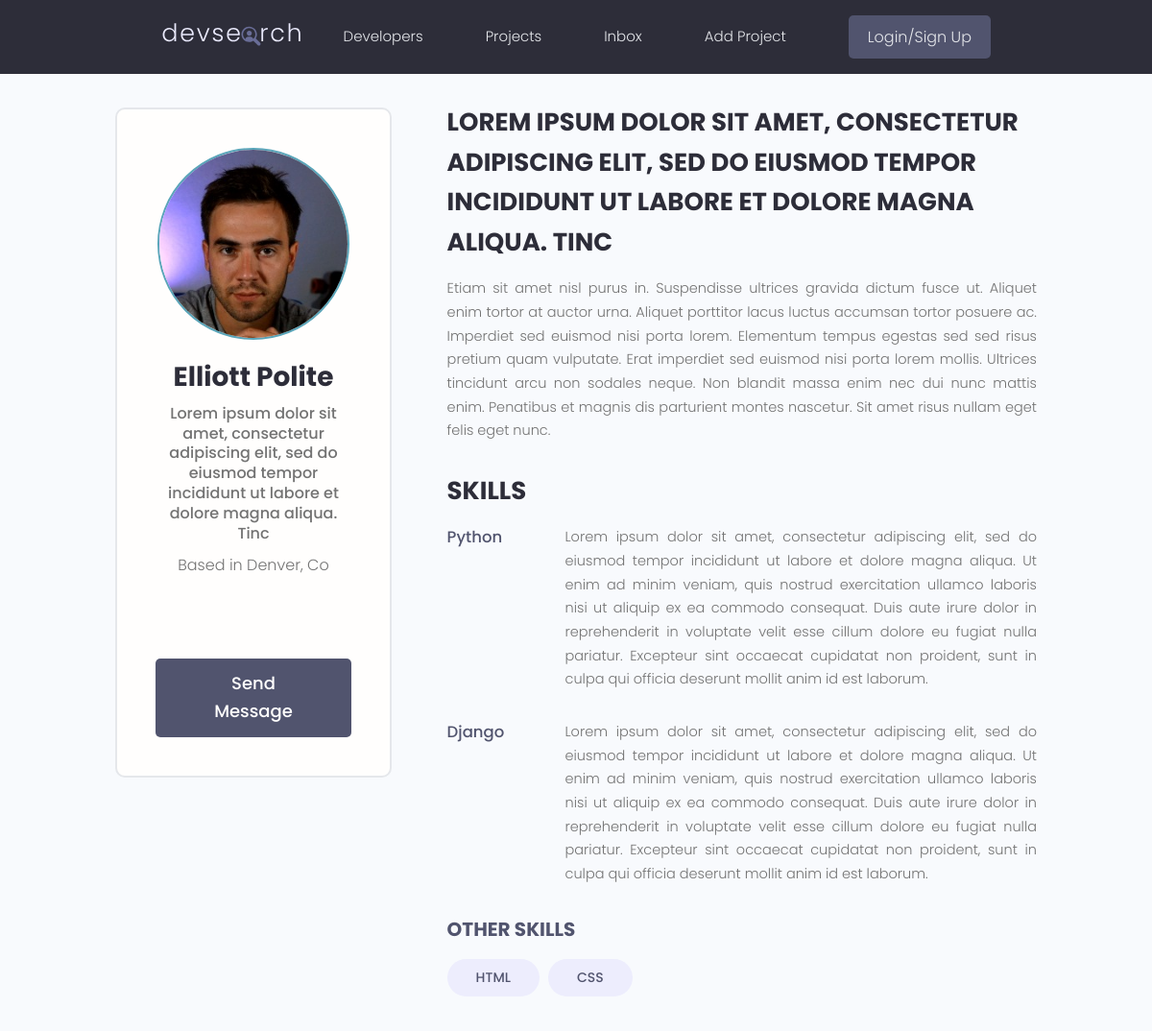
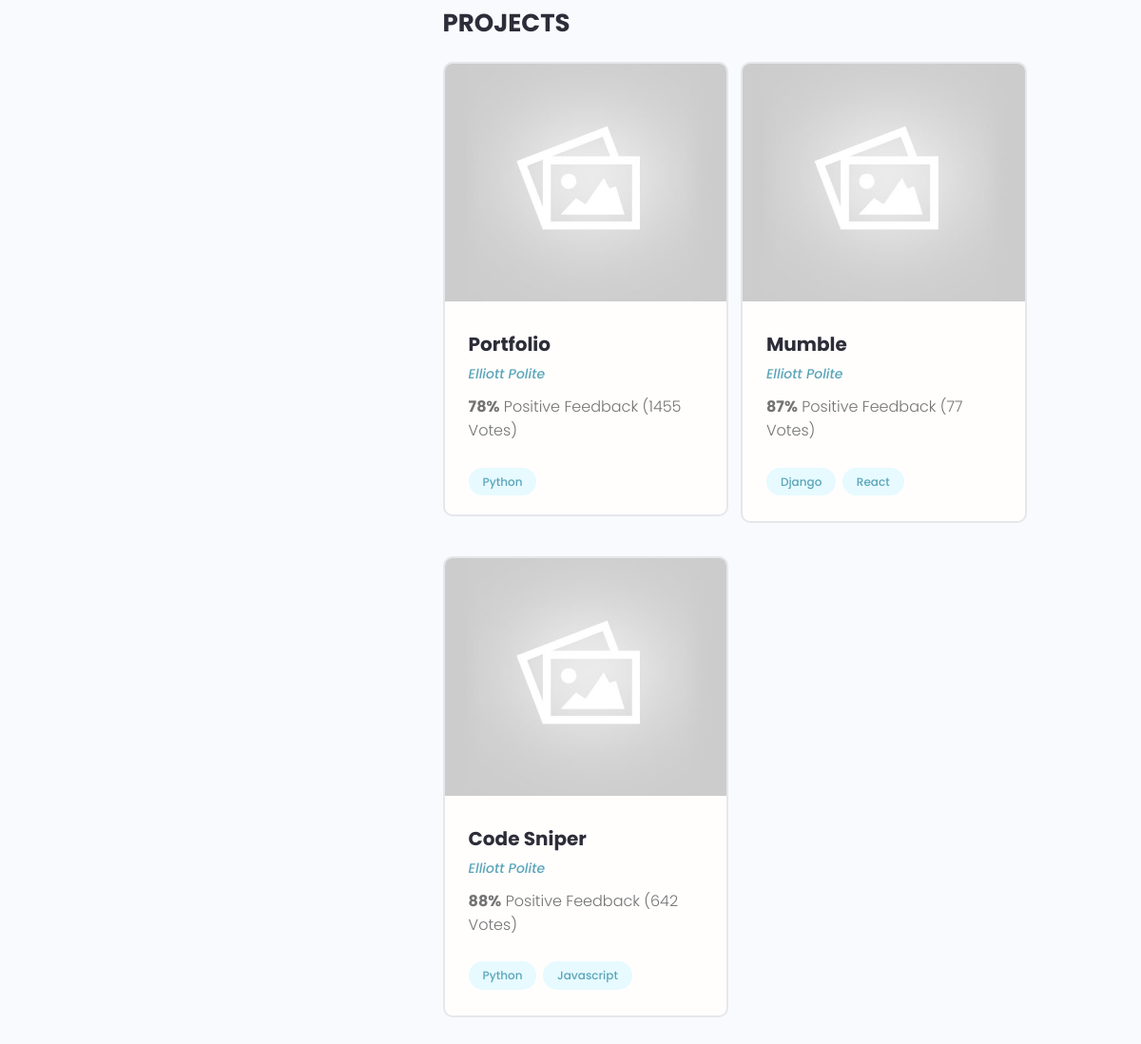
Screenshot of /profile/01818cce-4406-4c55-88ef-36cd5f1a3497/ with the database file from the repository (2 pictures, top to bottom).
### users/models.py (models this page shows, shortened)
class Profile(models.Model):
    id = models.UUIDField(default=uuid.uuid4, unique=True, primary_key=True, editable=False)
    name = models.CharField(max_length=128, blank=True, null=True)
    username = models.CharField(max_length=128, blank=True, null=True)
    location = models.CharField(max_length=128, blank=True, null=True)
    email = models.EmailField(max_length=128, blank=True, null=True)
    intro = models.CharField(max_length=128, blank=True, null=True)
    bio = models.TextField()
    profile_image = models.ImageField(null=True, blank=True, upload_to='profiles/', default='profiles/user-default.png')
    social_github = models.CharField(max_length=128, blank=True, null=True)
    social_twitter = models.CharField(max_length=128, blank=True, null=True)
    social_linkedin = models.CharField(max_length=128, blank=True, null=True)
    social_youtube = models.CharField(max_length=128, blank=True, null=True)
    social_website = models.CharField(max_length=128, blank=True, null=True)
    user = models.OneToOneField(User, on_delete=models.CASCADE, null=True, blank=True)

class Skill(models.Model):
    id = models.UUIDField(default=uuid.uuid4, unique=True, primary_key=True, editable=False)
    name = models.CharField(max_length=128, null=True, blank=True)
    description = models.TextField(null=True, blank=True)
    created = models.DateTimeField(auto_now_add=True)
    owner = models.ForeignKey(Profile, on_delete=models.CASCADE, null=True, blank=True)

### projects/models.py (models this page shows, shortened)
class Project(models.Model):
    id = models.UUIDField(default=uuid.uuid4, unique=True, primary_key=True, editable=False)
    title = models.CharField(max_length=128)
    description = models.TextField(null=True, blank=True)  # can submit and leave this field empty
    featured_image = models.ImageField(null=True, blank=True, default='default.jpg')  # installed pillow
    demo_link = models.CharField(max_length=256, null=True, blank=True)
    source_link = models.CharField(max_length=256, null=True, blank=True)
    vote_total = models.IntegerField(default=0, null=True, blank=True)
    vote_ratio = models.IntegerField(default=0, null=True, blank=True)
    created = models.DateTimeField(auto_now_add=True)  # auto generating a timestamp
    tags = models.ManyToManyField('Tag', blank=True)
    owner = models.ForeignKey(Profile, null=True, blank=True, on_delete=models.SET_NULL)

class Tag(models.Model):
    id = models.UUIDField(default=uuid.uuid4, unique=True, primary_key=True, editable=False)
    name = models.CharField(max_length=64)
    created = models.DateTimeField(auto_now_add=True)
    def __str__(self):
        return f'{self.name}'

### users/views.py (the view)
# urls.py: path('profile/<str:pk>/', views.user_profile, name='user-profile'),
def user_profile(request, pk):
    profile = Profile.objects.get(id=pk)
    skills_desc = profile.skill_set.exclude(description__exact='')  # filtering out skills w/o a description
    skills_no_desc = profile.skill_set.filter(description='')  # getting every skill with an empty description
    context = {'profile': profile, 'skills_desc': skills_desc, 'skills_no_desc': skills_no_desc}
    return render(request, 'users/user-profile.html', context)

### users/templates/users/user-profile.html (shortened to what this page needs)
{% extends 'base.html' %}
{% block content %}
    <main class="profile my-md">
        <div class="container">
            <div class="layout">
                <div class="column column--1of3">
                    <div class="card text-center">
                        <div class="card__body dev">
                            <img class="avatar avatar--xl" src="{{ profile.profile_image.url }}" alt="no-picture"/>
                            <h2 class="dev__name">{{ profile.name }}</h2>
                            <p class="dev__title">{{ profile.intro }}</p>
                            <p class="dev__location">Based in {{ profile.location }}</p>
                            <ul class="dev__social">
                            </ul>
                            <a href="#" class="btn btn--sub btn--lg">Send Message </a>
                        </div>
                    </div>
                </div>
                <div class="column column--2of3">
                    <div class="devInfo">
                        <h3 class="devInfo__title">{{ profile.intro }}</h3>
                        <p class="devInfo__about">{{ profile.bio }}</p>
                    </div>
                    <div class="devInfo">
                        <h3 class="devInfo__title">Skills</h3>
                        <div class="devInfo__skills">
                            {% for skill in skills_desc %}
                                <div class="devSkill">
                                    <h4 class="devSkill__title">{{ skill.name }}</h4>
                                    <p class="devSkill__info">{{ skill.description }}</p>
                                </div>
                            {% endfor %}
                            <h3 class="devInfo__subtitle">Other Skills</h3>
                            <div class="devInfo__otherSkills">
                                {% for skill in skills_no_desc %}
                                    <span class="tag tag--pill tag--sub tag--lg">
                                      <small>{{ skill.name }}</small>
                                    </span>
                                {% endfor %}
                            </div>
                        </div>
                    </div>
                    <div class="devInfo">
                        <h3 class="devInfo__title">Projects</h3>
                        <div class="grid grid--two">
                            {% for project in profile.project_set.all %}
                                <div class="column">
                                    <div class="card project">
                                        <a href="{% url 'project' project.id %}" class="project">
                                            <img class="project__thumbnail" src="{{ project.featured_image.url }}"
                                                 alt="project thumbnail"/>
                                            <div class="card__body">
                                                <h3 class="project__title">{{ project.title }}</h3>
                                                <p><a class="project__author"
                                                      href="{% url 'user-profile' profile.id %}">{{ project.owner.name }}</a>
                                                </p>
                                                <p class="project--rating">
                                                    <span style="font-weight: bold;">{{ project.vote_ratio }}%</span>
                                                    Positive
                                                    Feedback ({{ project.vote_total }}
                                                    Vote{{ project.vote_total|pluralize:'s' }})
                                                </p>
                                                <div class="project__tags">
                                                    {% for tag in project.tags.all %}
                                                        <span class="tag tag--pill tag--main">
                                                          <small>{{ tag }}</small>
                                                        </span>
                                                    {% endfor %}
                                                </div>
                                            </div>
                                        </a>
                                    </div>
                                </div>
                            {% endfor %}
                        </div>
                    </div>
                </div>
            </div>
        </div>
    </main>
{% endblock content %}

### static/styles/app.css (style rules this page uses)
:root { --color-sub: #2d2d39; }
.btn--sub { background-color: var(--color-sub-light); }
.card { border: 2px solid var(--color-light); }
img { width: 100%; }
.profile .card > .dev { padding: 4rem; }
.dev__name { color: var(--color-sub); font-size: 2.8rem; font-weight: 700; margin-top: 1rem; margin-bottom: 0.5rem; }
.dev__title { font-size: 1.6rem; font-weight: 500; line-height: 1.3; }
.dev__location { margin-top: 1rem; }
.dev__social { margin: 3rem 0; list-style: none; display: flex; justify-content: center; gap: 1.5rem; }
.devInfo { margin-bottom: 3rem; }
.devInfo__title, .devInfo__subtitle { font-size: 2.6rem; color: var(--color-sub); text-transform: uppercase; font-weight: 700; margin-bottom: 1.5rem; }
.devInfo__subtitle { font-size: 2rem; color: var(--color-sub-light); }
.devInfo__about, .devSkill__info { font-size: 1.45rem; line-height: 1.7; text-align: justify; }
.devSkill { margin-bottom: 3rem; }
.devSkill__title { font-size: 1.65rem; font-weight: 500; color: var(--color-sub-light); }
@media screen and (min-width: 700px) { .devSkill { display: flex; justify-content: space-between; gap: 3rem; } }
@media screen and (min-width: 700px) { .devSkill__info { flex-basis: 80%; } }
.project__author { font-size: 1.4rem; font-style: italic; }
.project--rating { margin-bottom: 1.6em; margin-top: .5em; }
.project__thumbnail { height: 25rem; object-fit: cover; object-position: top center; }
.project__title { font-size: 2rem; font-weight: 700; color: var(--color-sub); }

### static/uikit/styles/modules/_variables.css (style rules this page uses)
:root { --color-main: #5aa5b9; --color-main-light: #e6faff; --color-sub: #3f4156; --color-sub-light: #51546e; --color-sub-lighter: #ededfd; --color-text: #737373; --color-gray: #8b8b8b; --color-light: #e5e7eb; --color-light-gray: #767676; --color-bg: #f8fafd; --color-white: #fffefd; --color-white-light: #f3f3f3; --color-success: #359e64; --color-success-bg: #def8e8; --color-error: #fc4b0b; --color-error-bg: #fff2ee; --font-base: 'Poppins', arial, helvetica, 'Segoe UI', roboto, ubuntu, sans-serif; --font-monospace: 'Fira Code', 'Courier New', courier, monospace; --font-regular: 300; --font-medium: 500; --font-bold: 700; --generic-shadow: 1px 1px 5px #00000010; --generic-transition: all 0.3s ease-in-out; }

### static/uikit/styles/modules/_base.css (style rules this page uses)
* { margin: 0; padding: 0; box-sizing: border-box; text-rendering: optimizeLegibility; color: inherit; font-size: inherit; }
html { font-size: 50%; }
@media only screen and (min-width: 480px) { html { font-size: 56.25%; } }
@media only screen and (min-width: 1200px) { html { font-size: 62.5%; } }
body { line-height: 1.6; font-weight: 400; font-size: 1.5rem; color: var(--color-text); background-color: var(--color-bg); min-height: 100vh; }

### static/uikit/styles/modules/_typography.css (style rules this page uses)
* { font-family: var(--font-base); }
h2 { font-size: 3.6rem; font-weight: var(--font-bold); }
h3 { font-size: 3.2rem; font-weight: var(--font-medium); }
h4 { font-size: 2.8rem; font-weight: var(--font-medium); }
p, span, strong { font-size: 1.6rem; color: var(--color-text); font-weight: var(--font-regular); }
a { padding-bottom: 2px; text-decoration: none; display: inline-block; color: var(--color-main); font-weight: var(--font-medium); }

### static/uikit/styles/modules/_utilities.css (style rules this page uses)
.container { width: 92%; max-width: 165rem; margin: 0 auto; box-sizing: border-box; }
@media screen and (min-width: 1000px) { .container { width: 90%; } }
@media screen and (min-width: 1200px) { .container { width: 80%; } }
.text-center { text-align: center; }
.my-md { margin: 3rem auto; }

### static/uikit/styles/modules/_avatar.css (style rules this page uses)
.avatar { border-radius: 50%; border: 2px solid var(--color-main); object-fit: cover; }
.avatar--xl { height: 20rem; width: 20rem; }

### static/uikit/styles/modules/_button.css (style rules this page uses)
.btn { display: inline-block; position: relative; cursor: pointer; background-color: var(--color-light); font-weight: var(--font-medium); color: var(--color-sub); text-decoration: none; padding: 1rem 2rem; border-radius: 0.5rem; border: none; width: -webkit-fit-content; width: -moz-fit-content; width: fit-content; height: -webkit-fit-content; height: -moz-fit-content; height: fit-content; font-size: 1.6rem; outline-width: 0; outline-color: transparent; -webkit-backface-visibility: hidden; backface-visibility: hidden; transition: all 0.3s ease-in-out; }
.btn--sub { background-color: var(--color-sub); color: var(--color-white); }
.btn--lg { font-size: 1.8rem; padding: 1.2rem 4.5rem; }

### static/uikit/styles/modules/_card.css (style rules this page uses)
.card { border-radius: 1rem; background-color: var(--color-white); border: 1.5px solid var(--color-light); width: auto; height: auto; margin-top: 0.5rem; margin-bottom: 0.5rem; overflow: hidden; }
.card__body, .card__header { padding: 2rem 2.5rem; }

### rows the page displays
Profile: profile_image (picture), name "Elliott Polite", intro "Lorem ipsum dolor sit amet, consectetur adipiscing elit, sed do eiusmod tempor incididunt ut labore et dolore magna aliqua. Tinc", location "Denver, Co", intro "LOREM IPSUM DOLOR SIT AMET, CONSECTETUR ADIPISCING ELIT, SED DO EIUSMOD TEMPOR INCIDIDUNT UT LABORE ET DOLORE MAGNA ALIQUA. TINC", bio "Etiam sit amet nisl purus in. Suspendisse ultrices gravida dictum fusce ut. Aliquet enim tortor at auctor urna. Aliquet porttitor lacus luctus accumsan tortor posuere ac. Imperdiet sed euismod nisi porta lorem. Elementum tempus egestas sed sed risus pretium quam vulputate. Erat imperdiet sed euismod nisi porta lorem mollis. Ultrices tincidunt arcu non sodales neque. Non blandit massa enim nec dui nunc mattis enim. Penatibus et magnis dis parturient montes nascetur. Sit amet risus nullam eget felis eget nunc."
Skill: name "Python", description "Lorem ipsum dolor sit amet, consectetur adipiscing elit, sed do eiusmod tempor incididunt ut labore et dolore magna aliqua. Ut enim ad minim veniam, quis nostrud exercitation ullamco laboris nisi ut aliquip ex ea commodo consequat. Duis aute irure dolor in reprehenderit in voluptate velit esse cillum dolore eu fugiat nulla pariatur. Excepteur sint occaecat cupidatat non proident, sunt in culpa qui officia deserunt mollit anim id est laborum."
Skill: name "Django", description "Lorem ipsum dolor sit amet, consectetur adipiscing elit, sed do eiusmod tempor incididunt ut labore et dolore magna aliqua. Ut enim ad minim veniam, quis nostrud exercitation ullamco laboris nisi ut aliquip ex ea commodo consequat. Duis aute irure dolor in reprehenderit in voluptate velit esse cillum dolore eu fugiat nulla pariatur. Excepteur sint occaecat cupidatat non proident, sunt in culpa qui officia deserunt mollit anim id est laborum."
Skill: name "HTML"
Skill: name "CSS"
Project: featured_image (placeholder picture), title "Portfolio", owner.name "Elliott Polite", vote_ratio "78", vote_total "1455"
Tag: name "Python"
Project: featured_image (placeholder picture), title "Mumble", owner.name "Elliott Polite", vote_ratio "87", vote_total "77"
Tag: name "Django"
Tag: name "React"
Project: featured_image (placeholder picture), title "Code Sniper", owner.name "Elliott Polite", vote_ratio "88", vote_total "642"
Tag: name "Javascript"
